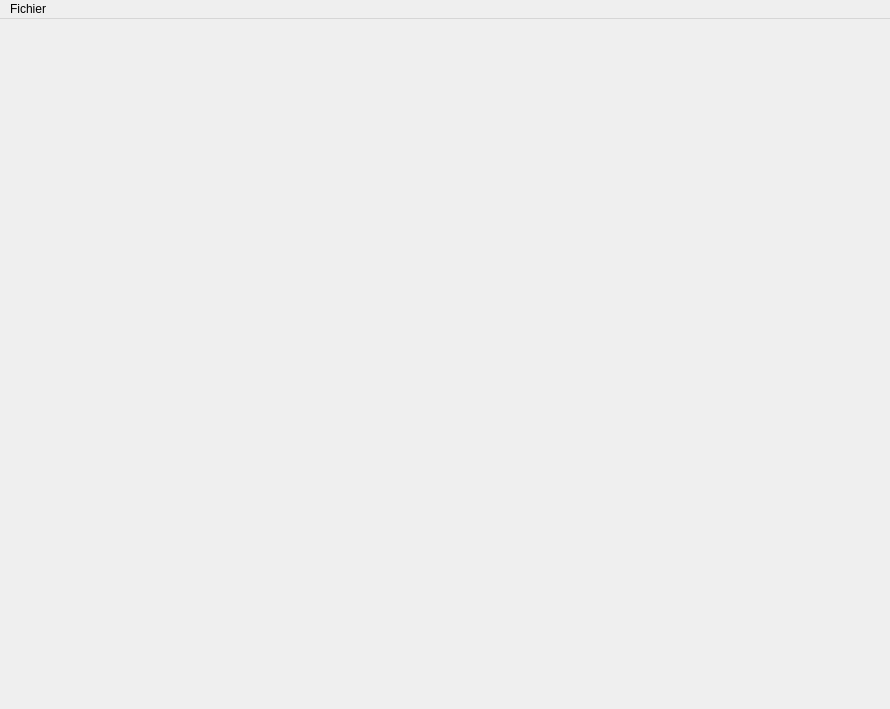
<?xml version="1.0" encoding="UTF-8"?>
<ui version="4.0">
 <class>GraphWindow</class>
 <widget class="QMainWindow" name="GraphWindow">
  <property name="geometry">
   <rect>
    <x>0</x>
    <y>0</y>
    <width>890</width>
    <height>709</height>
   </rect>
  </property>
  <property name="windowTitle">
   <string>DataViz</string>
  </property>
  <property name="windowIcon">
   <iconset>
    <normaloff>icon.ico</normaloff>icon.ico</iconset>
  </property>
  <widget class="QWidget" name="MainGrid">
   <layout class="QGridLayout" name="gridLayout">
    <property name="leftMargin">
     <number>0</number>
    </property>
    <property name="topMargin">
     <number>0</number>
    </property>
    <property name="rightMargin">
     <number>0</number>
    </property>
    <property name="bottomMargin">
     <number>0</number>
    </property>
    <item row="0" column="0">
     <layout class="QHBoxLayout" name="horizontalLayout">
      <item>
       <layout class="QGridLayout" name="GraphLayout"/>
      </item>
     </layout>
    </item>
   </layout>
  </widget>
  <widget class="QMenuBar" name="menuBar">
   <property name="geometry">
    <rect>
     <x>0</x>
     <y>0</y>
     <width>890</width>
     <height>21</height>
    </rect>
   </property>
   <widget class="QMenu" name="menuFichier">
    <property name="title">
     <string>Fichier</string>
    </property>
    <addaction name="actionEnregistrer"/>
    <addaction name="actionCapturer"/>
   </widget>
   <addaction name="menuFichier"/>
  </widget>
  <action name="actionQuitter">
   <property name="text">
    <string>Quitter</string>
   </property>
  </action>
  <action name="actionEnregistrer">
   <property name="text">
    <string>Enregistrer sous format HTML</string>
   </property>
  </action>
  <action name="actionCapturer">
   <property name="text">
    <string>Exporter en PNG</string>
   </property>
  </action>
 </widget>
 <resources/>
 <connections/>
</ui>
